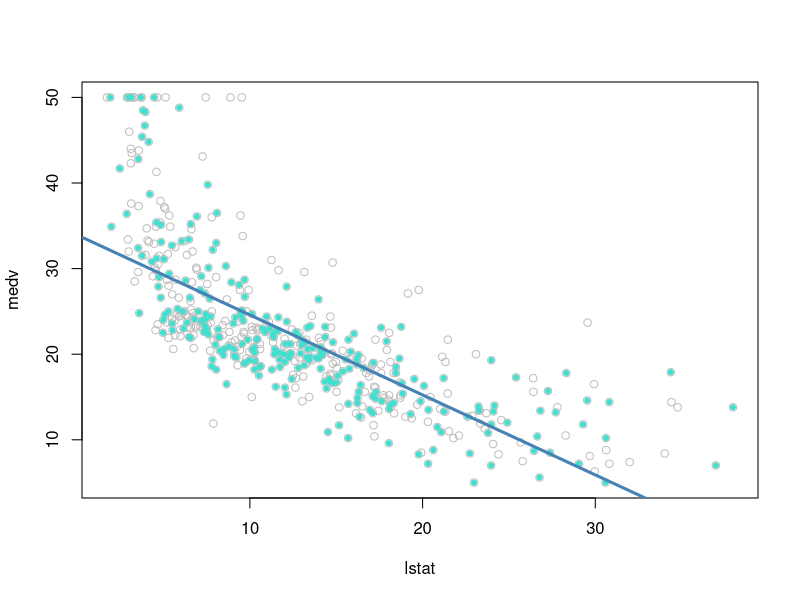
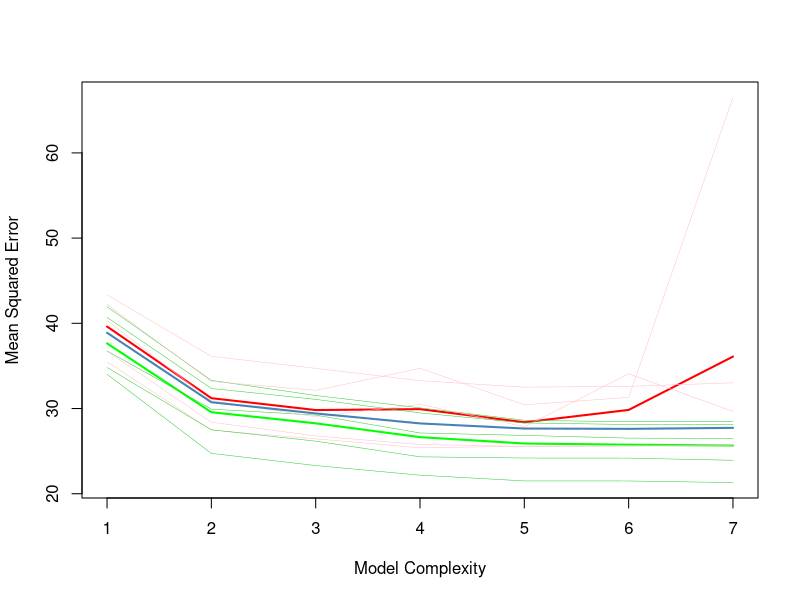

The R script that drew these images, in order: (Note: this script raises an error after producing the figures.)
# =======================================================
# Cross-Validation for Linear Regression
# =======================================================

# Load the dataset and convert to dataframe
library(MASS)
attach(Boston)
boston <- data.frame(Boston)
boston$chas <- as.factor(boston$chas) # qualitative predictor
boston$rad <- as.factor(boston$rad) # qualitative predictor
str(boston)

# Target Linear Regression Problem
plot(boston$lstat, boston$medv, 
     col = "grey", pch = 21,
     xlab = "lstat", ylab = "medv")

# Validation Set Approach
# Training Set : Validation Set = 1 : 1 (random)
set.seed(1)
train <- sample(nrow(boston), 0.5*nrow(boston), replace = FALSE)
points(boston[train,]$lstat, boston[train,]$medv, col = "turquoise", pch = 20)

# Fit linear model only on the Training Data
glmFit <- glm(medv ~ lstat, data = boston, subset = train)
abline(glmFit$coefficients, lwd = 3, col = "steelblue")
errors <- (boston$medv - predict(glmFit,boston))

# Compare the two MSE
mean(errors[train]^2) # Training data
mean(errors[-train]^2) # Validation data

# Compute Training and Validation MSE over different Models
nModels <- 7
nTrials <- 5
trnMSE <- matrix(data = NA, nrow = nTrials, ncol = nModels)
valMSE <- matrix(data = NA, nrow = nTrials, ncol = nModels)

for (t in 1:nTrials) {
  set.seed(t)
  train <- sample(nrow(boston), 0.5*nrow(boston), replace = FALSE)
  for (m in 1:nModels) {
    glmFit <- glm(medv ~ poly(lstat,m), data = boston, subset = train)
    errors <- (boston$medv - predict(glmFit,boston))
    trnMSE[t,m] <- mean(errors[train]^2)
    valMSE[t,m] <- mean(errors[-train]^2)
  }
}

# Plot the average Training and Validation MSE for different Models
plot(1:nModels, colMeans(trnMSE), 
     lwd = 2, col = "green", type = "line", 
     ylim = c(min(trnMSE),max(valMSE)), 
     xlab = "Model Complexity", ylab = "Mean Squared Error")
lines(1:nModels, colMeans(valMSE), lwd = 2, col = "red", type = "line")

# Plot the actual Training and Validation MSE for different Models
for (t in 1:nTrials) {
  lines(1:nModels, trnMSE[t,], lwd = 0.5, col = "limegreen", type = "line")
  lines(1:nModels, valMSE[t,], lwd = 0.5, col = "pink", type = "line")
}

# LOOCV (Leave One Out Cross Validation) Approach
library(boot)
glmFit <- glm(medv ~ lstat, data = boston)
cvMSE <- cv.glm(boston, glmFit)
cvMSE$delta[1]

# Compute LOOCV MSE over different Models
nModels <- 7
cvMSE <- rep(0, nModels)
  
for (m in 1:nModels) {
  glmFit <- glm(medv ~ poly(lstat,m), data = boston)
  cvMSE[m] <- cv.glm(boston, glmFit)$delta[1]
}
cvMSE
lines(1:nModels, cvMSE, lwd = 2, col = "steelblue", type = "line", 
      xlab = "Model Complexity", ylab = "LOOCV MSE")

# k-Fold Cross Validation Approach
# Compute k-Fold CV MSE over different Models
nModels <- 7
kcvMSE <- rep(0, nModels)

for (m in 1:nModels) {
  glmFit <- glm(medv ~ poly(lstat,m), data = boston)
  kcvMSE[m] <- cv.glm(boston, glmFit, K = k)$delta[1]
}
kcvMSE
lines(1:nModels, kcvMSE, lwd = 2, col = "magenta", type = "line", 
      xlab = "Model Complexity", ylab = "k-Fold CV MSE")

# Using the "caret" package
library(caret)

# Split the data into Train : Test = 75% : 25%
train <- createDataPartition(boston$medv, p=0.75, list=FALSE)
trainData <- boston[train,]
testData <- boston[-train,]

# Set the validation method (LOOCV, cv, repeatedcv, boot)
fitControl <- trainControl(method = "cv", number = 10)

# Train a linear model accordingly
glmFit <- train(medv ~ lstat, data = trainData, 
                method = "glm", 
                trControl = fitControl)

glmFit$finalModel
